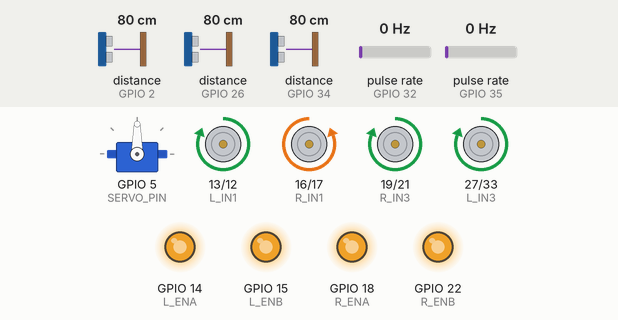
A sketch run on a simulated ESP32. On the bench: servo, motor-driver pin pairs drawn as motors (green arrow = first pin HIGH = forward, orange = second pin HIGH = backward, longer = more drive), output pins drawn as LEDs (lit = HIGH). Wiring (inferred from the names in the program): 3 × ultrasonic range finder: trigger GPIO 4, echo GPIO 2 / trigger GPIO 23, echo GPIO 34 / trigger GPIO 25, echo GPIO 26; 2 × pulse sensor: data GPIO 32 / data GPIO 35. The test bench sets the inputs (shaded band); at power-on: distance to the obstacle (sensors on GPIO 34, GPIO 2, GPIO 26) 80 cm, pulse rate (sensors on GPIO 32, GPIO 35) 0 Hz. The echo pulse lasts 58.3 µs per cm; WiFi joins after 1.5 s; servers stay silent unless stated; pins used as bus, display or sensor lines are not drawn.

Above: at 1.2 s.
1.3 s: distance to the obstacle (sensor on GPIO 34) set to 43 cm
2.8 s: distance to the obstacle (sensor on GPIO 34) set to 38 cm
At 3.6 s:
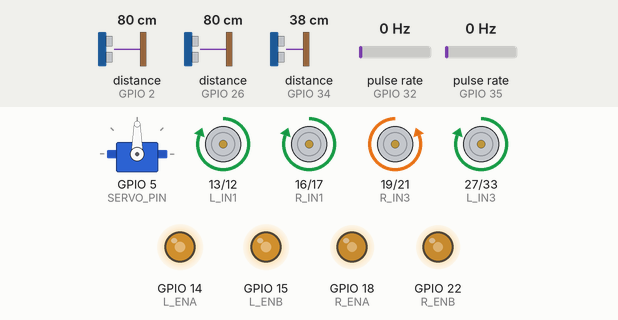
4.3 s: distance to the obstacle (sensor on GPIO 2) set to 74 cm
At 5.1 s:
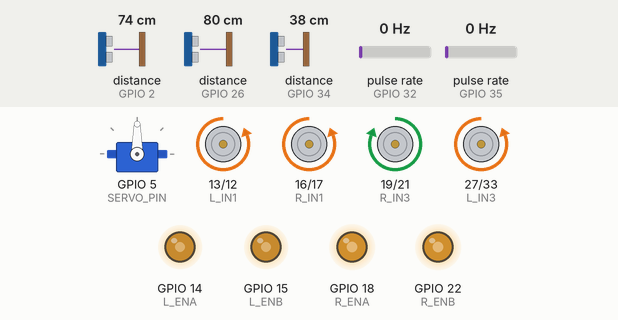
5.8 s: distance to the obstacle (sensor on GPIO 26) set to 72 cm
At 6.1 s:
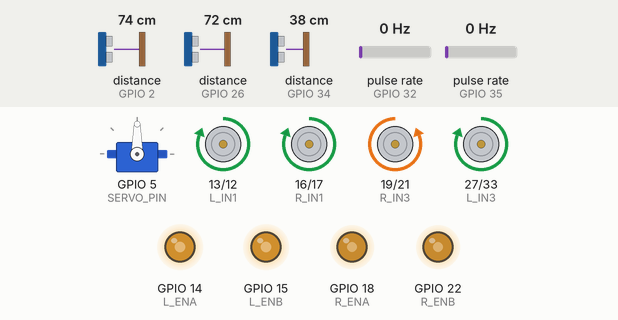
7.3 s: distance to the obstacle (sensor on GPIO 34) set to 2 cm
At 7.74 s:
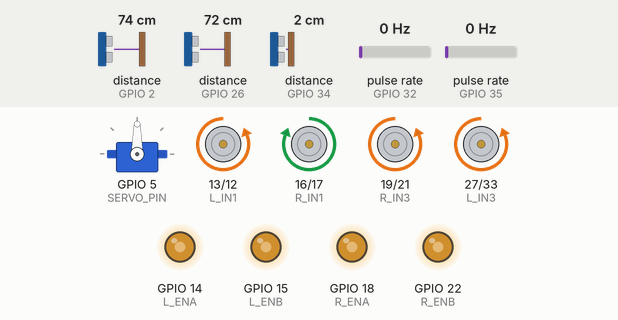
10.3 s: distance to the obstacle (sensor on GPIO 34) set to 18 cm
At 11.0 s:
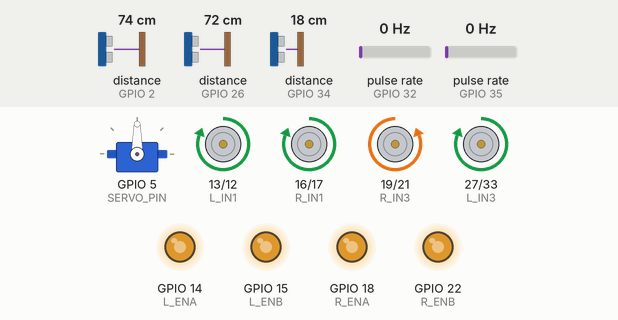
Timing chart, 0 to 13.3 s (numbered marks = the images above; inputs shaded):
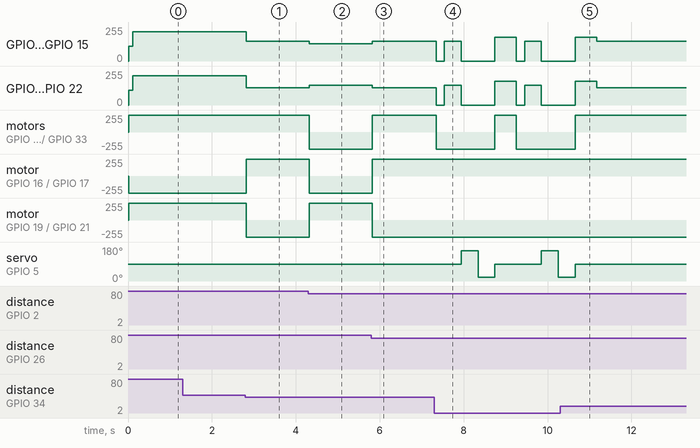

Measured:
- the behaviour switches between 41 and 40 cm on distance to the obstacle (sensor on GPIO 34) (found by bisection; images 0 and 1)
- the behaviour switches between 80 and 79 cm on distance to the obstacle (sensor on GPIO 2) (found by bisection; images 1 and 2)
- the behaviour switches between 75 and 74 cm on distance to the obstacle (sensor on GPIO 26) (found by bisection; images 2 and 3)
- after the input at 1.3 s, every drawn part: stays the same
- after the input at 2.8 s, GPIO 14 (L_ENA), GPIO 15 (L_ENB): 220/255 → 150/255 at once; GPIO 18 (R_ENA), GPIO 22 (R_ENB): 220/255 → 130/255 at once; motor on GPIO 16 (R_IN1) / GPIO 17 (R_IN2): backward 255/255 → forward 255/255 at once; motor on GPIO 19 (R_IN3) / GPIO 21 (R_IN4): forward 255/255 → backward 255/255 at once
- after the input at 4.3 s, GPIO 14 (L_ENA), GPIO 15 (L_ENB): 150/255 → 130/255 at once
- after the input at 5.8 s, GPIO 14 (L_ENA), GPIO 15 (L_ENB): 130/255 → 150/255 at once
- after the input at 7.3 s, GPIO 14 (L_ENA), GPIO 15 (L_ENB): 150/255 → 0/255 at once, → 150/255 0.20 s later, → 0/255 0.40 s later, → 180/255 0.80 s later, … (7 changes in this stretch)
- after the input at 10.3 s, motor on GPIO 13 (L_IN1) / GPIO 12 (L_IN2), motor on GPIO 27 (L_IN3) / GPIO 33 (L_IN4): goes on until 10.7 s, then stays forward 255/255; servo on GPIO 5 (SERVO_PIN): goes on until 10.7 s, then stays 90°

The sketch:

new_car.ino
```cpp
#include <WiFi.h>
#include <ArduinoOTA.h>
#include <ESP32Servo.h>

// ================= SETTINGS =================
char ssid[] = "varun";
char pass[] = "12345678002";

// MOTOR PINS (L298N or similar)
#define L_IN1 13
#define L_IN2 12
#define L_ENA 14
#define L_IN3 27
#define L_IN4 33
#define L_ENB 15

#define R_IN1 16
#define R_IN2 17
#define R_ENA 18
#define R_IN3 19
#define R_IN4 21
#define R_ENB 22

// SENSORS
#define TRIG_FRONT 23
#define ECHO_FRONT 34
#define TRIG_LEFT  25
#define ECHO_LEFT  26
#define TRIG_RIGHT 4
#define ECHO_RIGHT 2
#define SERVO_PIN 5

// ENCODERS
#define ENC_LEFT  35
#define ENC_RIGHT 32

// ================= GLOBALS =================
volatile long left_pulses = 0;
volatile long right_pulses = 0;
unsigned long last_control_time = 0;

Servo scanServo;

// PID / SPEED CONSTANTS
int target_pps = 30; // Pulses Per Second target
float Kp_speed = 5.0;
int left_pwm = 110;
int right_pwm = 110;

const int PWM_MIN = 80;
const int PWM_MAX = 220;

// THRESHOLDS (Adjusted to prevent logic overlap)
const int PANIC_FRONT = 15;
const int SAFE_FRONT = 40;
const int CORNER_ALERT = 20;
const int WALL_TARGET = 22;
const int WALL_DETECT = 35;
float Kp_wall = 4.0;

// ================= ISR =================
void IRAM_ATTR leftEncoderISR() { left_pulses++; }
void IRAM_ATTR rightEncoderISR() { right_pulses++; }

// ================= SENSOR READ =================
float getDistance(int trig, int echo) {
  digitalWrite(trig, LOW);
  delayMicroseconds(2);
  digitalWrite(trig, HIGH);
  delayMicroseconds(10);
  digitalWrite(trig, LOW);
  long duration = pulseIn(echo, HIGH, 25000); // 25ms timeout
  if (duration == 0) return 999;
  return duration * 0.0343 / 2.0;
}

// ================= MOTOR CONTROL =================
void drive(int lSpeed, int rSpeed) {
  // Left Motors
  if (lSpeed > 0) {
    digitalWrite(L_IN1, HIGH); digitalWrite(L_IN2, LOW);
    digitalWrite(L_IN3, HIGH); digitalWrite(L_IN4, LOW);
  } else {
    digitalWrite(L_IN1, LOW); digitalWrite(L_IN2, HIGH);
    digitalWrite(L_IN3, LOW); digitalWrite(L_IN4, HIGH);
  }
  analogWrite(L_ENA, abs(lSpeed)); analogWrite(L_ENB, abs(lSpeed));

  // Right Motors
  if (rSpeed > 0) {
    digitalWrite(R_IN1, LOW); digitalWrite(R_IN2, HIGH);
    digitalWrite(R_IN3, HIGH); digitalWrite(R_IN4, LOW);
  } else {
    digitalWrite(R_IN1, HIGH); digitalWrite(R_IN2, LOW);
    digitalWrite(R_IN3, LOW); digitalWrite(R_IN4, HIGH);
  }
  analogWrite(R_ENA, abs(rSpeed)); analogWrite(R_ENB, abs(rSpeed));
}

// ================= BEHAVIORS =================
void panicEscape() {
  drive(0, 0); delay(200);
  drive(-150, -150); delay(400);
  drive(0, 0);

  scanServo.write(160); delay(400);
  float dL = getDistance(TRIG_FRONT, ECHO_FRONT);
  scanServo.write(20); delay(400);
  float dR = getDistance(TRIG_FRONT, ECHO_FRONT);
  scanServo.write(90);

  if (dL > dR) drive(-180, 180);
  else drive(180, -180);
  delay(500);
}

void wallFollow(float dist) {
  float error = WALL_TARGET - dist;
  int adjust = (int)(error * Kp_wall);
  drive(constrain(left_pwm + adjust, PWM_MIN, PWM_MAX),
        constrain(right_pwm - adjust, PWM_MIN, PWM_MAX));
}

// ================= SETUP =================
void setup() {
  Serial.begin(115200);

  int pins[] = {L_IN1, L_IN2, L_ENA, L_IN3, L_IN4, L_ENB, R_IN1, R_IN2, R_ENA, R_IN3, R_IN4, R_ENB, TRIG_FRONT, TRIG_LEFT, TRIG_RIGHT};
  for(int p : pins) pinMode(p, OUTPUT);
  pinMode(ECHO_FRONT, INPUT); pinMode(ECHO_LEFT, INPUT); pinMode(ECHO_RIGHT, INPUT);

  attachInterrupt(digitalPinToInterrupt(ENC_LEFT), leftEncoderISR, RISING);
  attachInterrupt(digitalPinToInterrupt(ENC_RIGHT), rightEncoderISR, RISING);

  WiFi.begin(ssid, pass);
  ArduinoOTA.begin();

  scanServo.attach(SERVO_PIN);
  scanServo.write(90);
}

// ================= MAIN LOOP =================
void loop() {
  ArduinoOTA.handle();

  float f = getDistance(TRIG_FRONT, ECHO_FRONT);
  float l = getDistance(TRIG_LEFT, ECHO_LEFT);
  float r = getDistance(TRIG_RIGHT, ECHO_RIGHT);

  // 1. CRITICAL: PANIC MODE
  if (f < PANIC_FRONT) {
    panicEscape();
    return;
  }

  // 2. SPEED PID (Calculated every 100ms)
  if (millis() - last_control_time >= 100) {
    float lp = left_pulses * 10.0; // Convert to pulses per second
    float rp = right_pulses * 10.0;
    left_pulses = 0; right_pulses = 0;

    left_pwm  += (target_pps - lp) * Kp_speed;
    right_pwm += (target_pps - rp) * Kp_speed;

    left_pwm = constrain(left_pwm, PWM_MIN, PWM_MAX);
    right_pwm = constrain(right_pwm, PWM_MIN, PWM_MAX);
    last_control_time = millis();
  }

  // 3. NAVIGATION HIERARCHY
  if (l < CORNER_ALERT) {
    drive(left_pwm + 30, right_pwm - 50); // Sharp turn right
  }
  else if (r < CORNER_ALERT) {
    drive(left_pwm - 50, right_pwm + 30); // Sharp turn left
  }
  else if (r < WALL_DETECT && f > SAFE_FRONT) {
    wallFollow(r); // Smooth wall following
  }
  else if (f < SAFE_FRONT) {
    if (l > r) drive(-130, 150); // Turn toward open space
    else drive(150, -130);
  }
  else {
    drive(left_pwm, right_pwm); // Straight ahead
  }

  delay(30);
}
```
